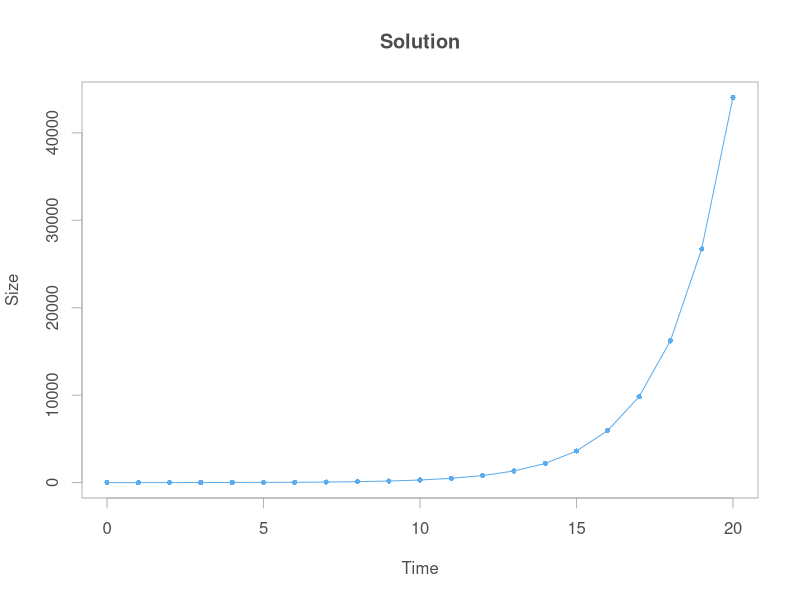
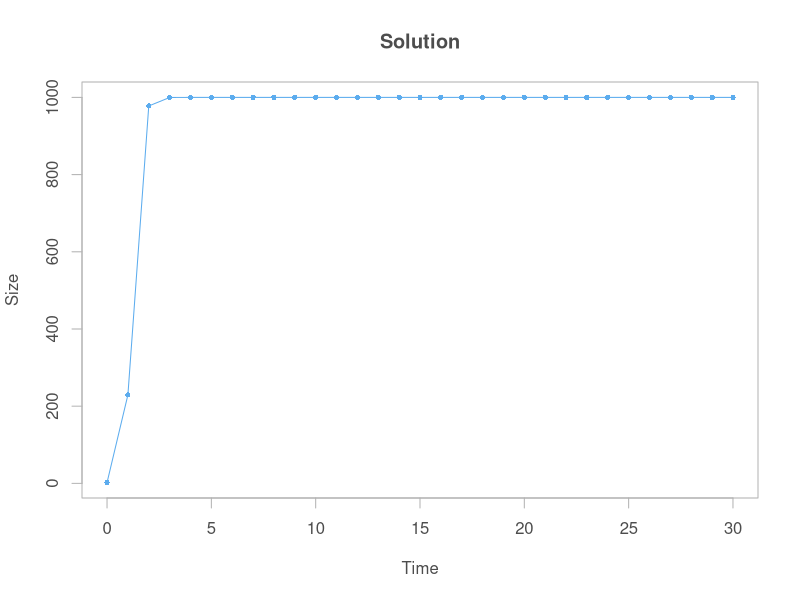
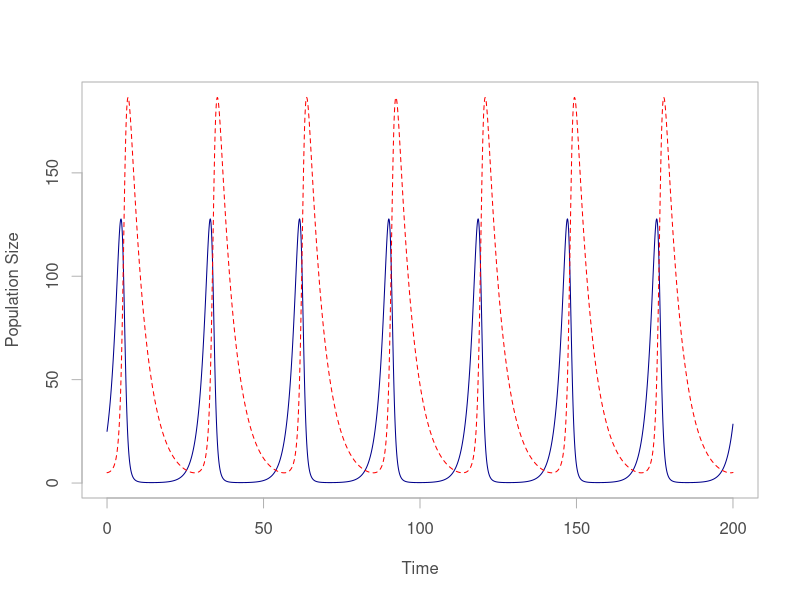

Generate these figures, in order, with R:
## ---- chunk 1
library(deSolve)
library(lattice)
## ---- chunk 2
cgrowth <- function(times, y, parms) {
  r <- parms[1]
  N <- y[1]
  dN.dt <- r * N
  return(list(dN.dt))
}

p  <- c(p=0.5)
y0 <- c(N=2)
t  <- 0:20

sol <- ode(y = y0, times = t, func = cgrowth, parms = p)
sol
## ---- chunk 3
plot(sol, type='o', xlab="Time", ylab="Size", main="Solution",
     pch=16, cex=0.7, fg="grey70", col="steelblue2", col.axis="grey30",
     col.lab="grey30", col.main="grey30")
## ---- chunk 4
clogistic <- function(times, y, parms) {
  r <- parms[1]
  K <- parms[2]
  N <- y[1]
  dN.dt <- r * N * (1 - (N / K))
  return(list(dN.dt))
}

p  <- c(r=5, K=1000)
y0 <- c(N=2)
t  <- 0:30

sol2 <- ode(y = y0, times = t, func = clogistic, parms = p)
sol2
## ---- chunk 5
plot(sol2, type='o', xlab="Time", ylab="Size", main="Solution",
     pch=16, cex=0.7, fg="grey70", col="steelblue2", col.axis="grey30",
     col.lab="grey30", col.main="grey30")
## ---- chunk 6
predpreyLV <- function(t, y, p) {
 with(c(as.list(y), as.list(p)), {
   dNdt <- r * N - a * P * N
   dPdt <- -b * P + f * P * N
   return(list(c(dNdt, dPdt)))
 })
}

r <- 0.50
a <- 0.01
f <- 0.01
b <- 0.20

p      <- c(r=r, a=a, b=b, f=f)
y0     <- c(N=25, P=5)
times  <- seq(0, 200, 0.1)
LV.out <- ode(y = y0, times, predpreyLV, p)

matplot(LV.out[,1], (LV.out[,2:3]), type="l", xlab="Time", 
        ylab="Population Size",fg="grey70", col=c("darkblue", "red"),
        col.axis="grey30", col.lab="grey30", col.main="grey30")
